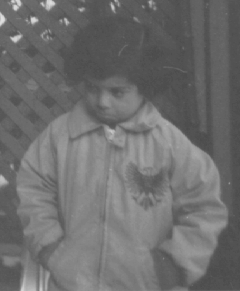
%> input picture 3-1算法-Algorithms_MathModels/《MATLAB图像处理》源文件/本书源文件/chap5/pout.tif, 240 x 291 px
$ octave chap4_30.m   (GNU Octave 9; MATLAB toolbox functions it lacks are replaced by stand-ins)
%> lines starting %> are read from the running program, lines starting %| are printed output that depends on the picture; in (x1, y1, x2, y2) boxes, pixels count from 0 and x2, y2 are one past the last pixel; in counts of white or black regions, pixels touching at a corner belong together; the program's own positions count from 1
close all;                  %关闭当前所有图形窗口，清空工作空间变量，清除工作空间所有变量
clear all;
clc;
I=imread('pout.tif');           %输入原图像
%> I is the input picture: size 291x240 uint8; min 74, max 224, mean 110.3
BW1=roicolor(I,55,100);                   %基于灰度图像ROI区域选取
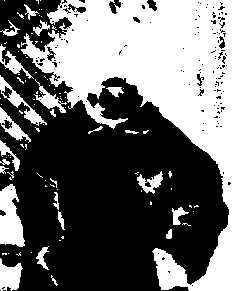
%> BW1: size 291x240 logical; 43.1% white; 97 white regions (72 under 20 px), largest, box (x1, y1, x2, y2) and area: (21, 0, 240, 291) 25283, (0, 184, 25, 247) 1087, (0, 258, 23, 291) 500
c=[87 171 201 165 79 32 87];
r=[133 133 205 259 259 209 133];%定义ROI顶点位置
BW=roipoly(I,c,r); %根据c和r选择ROI区域
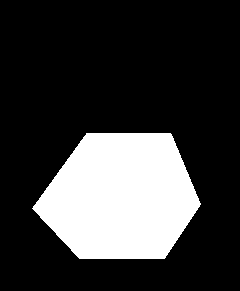
%> BW: size 291x240 logical; 22.9% white; 1 white region, box (x1, y1, x2, y2) and area: (32, 133, 201, 259) 15981
I1=roifill(I,BW); %根据生成BW掩膜图像进行区域填充
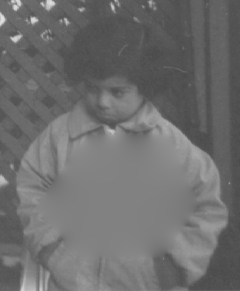
%> I1: size 291x240 uint8; min 74, max 224, mean 110.1
h=fspecial('motion',20,45); %创建motion滤波器并说明参数
I2=roifilt2(h,I,BW); %进行区域滤波
set(0,'defaultFigurePosition',[100,100,1000,500]);%修改图形图像位置的默认设置
set(0,'defaultFigureColor',[1 1 1])%修改图形背景颜色的设置
figure
subplot(121),imshow(BW1); %显示处理结果
subplot(122),imshow(BW); %显示ROI区域
figure
subplot(121),imshow(I1);%显示填充效果
subplot(122),imshow(I2); %显示区域滤波效果
